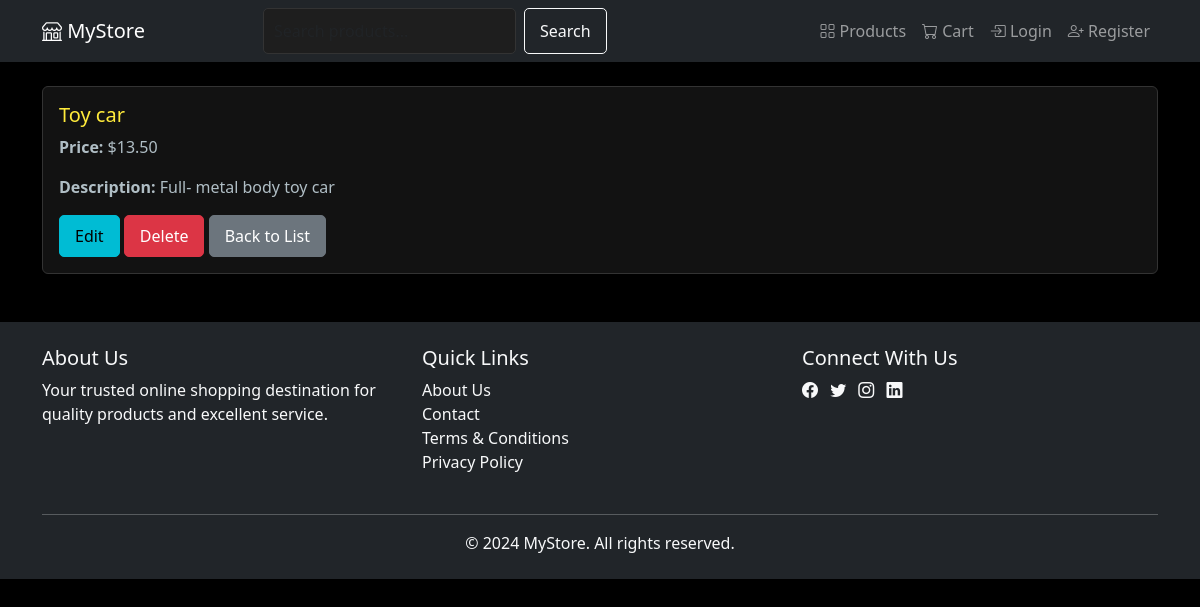
/product/1/, run on the app's committed database.
### store/models.py (models this page shows, shortened)
class Product(models.Model):
    name = models.CharField(max_length=200)
    description = models.TextField()
    price = models.DecimalField(max_digits=10, decimal_places=2)
    image = models.ImageField(upload_to='products/', null=True, blank=True)
    stock = models.IntegerField(default=0)
    video = models.FileField(upload_to='videos/', null=True, blank=True)
    media = models.FileField(upload_to='media/', null=True, blank=True)
    is_featured = models.BooleanField(default=False)  # New field for featured products
    category = models.ForeignKey(Category, on_delete=models.CASCADE, related_name='products', null=True, blank=True)

### store/views.py (the view)
# urls.py: path('product/<int:pk>/', views.product_detail, name='product_detail'),
def product_detail(request, pk):
    product = get_object_or_404(Product, pk=pk)  # Fetch the product based on primary key
    return render(request, 'store/product_detail.html', {'product': product})

### store/templates/store/product_detail.html
{% extends 'store/base.html' %}
{% block content %}
<div class="card">
    <div class="card-body">
        <h5 class="card-title">{{ product.name }}</h5>
        <p class="card-text"><strong>Price:</strong> ${{ product.price }}</p>
        <p class="card-text"><strong>Description:</strong> {{ product.description }}</p>
        <a href="{% url 'store:product_update' product.pk %}" class="btn btn-primary">Edit</a>
        <a href="{% url 'store:product_delete' product.pk %}" class="btn btn-danger">Delete</a>
        <a href="{% url 'store:product_list' %}" class="btn btn-secondary">Back to List</a>
    </div>
</div>
{% endblock %}

### static/css/styles.css (style rules this page uses)
body { background-color: #000; color: #e0e0e0; font-family: 'Segoe UI', Tahoma, Geneva, Verdana, sans-serif; }
a { color: #00bcd4; text-decoration: none; }
.btn { padding: 8px 15px; border-radius: 5px; font-weight: 500; }
.btn-primary { background-color: #00bcd4; border-color: #00bcd4; color: #000; }
.card { transition: transform 0.2s ease, box-shadow 0.2s ease; background-color: #121212; border: 1px solid #333; color: #e0e0e0; }
.card-title { color: #ffeb3b; }
.card-text { color: #b0bec5; }

### data on the page
Product: name "Toy car", price "13.50", description "Full- metal body toy car"
